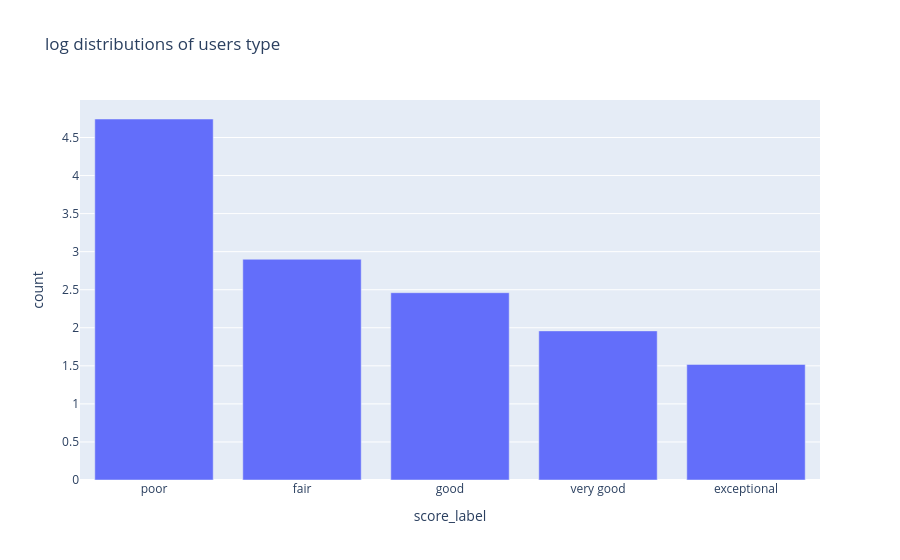

Notebook source saved alongside this figure:
### Code cell
fig = go.Figure(data=[go.Bar(x=label_df['score_label'], y=label_df['count'].apply(math.log10))])

# Customize layout
fig.update_layout(title='log distributions of users type',
                  xaxis=dict(title='score_label'),
                  yaxis=dict(title='count'))
    
# Show plot
fig.show()

### Figure 1 — Plotly figure (JSON) as saved in the notebook; plotly's stock layout.template omitted (floating-point values rounded to 4 significant figures)
{"data": [{"type": "bar", "x": ["poor", "fair", "good", "very good", "exceptional"], "y": [4.743, 2.9, 2.461, 1.959, 1.519]}], "layout": {"title": {"text": "log distributions of users type"}, "xaxis": {"title": {"text": "score_label"}}, "yaxis": {"title": {"text": "count"}}}}
